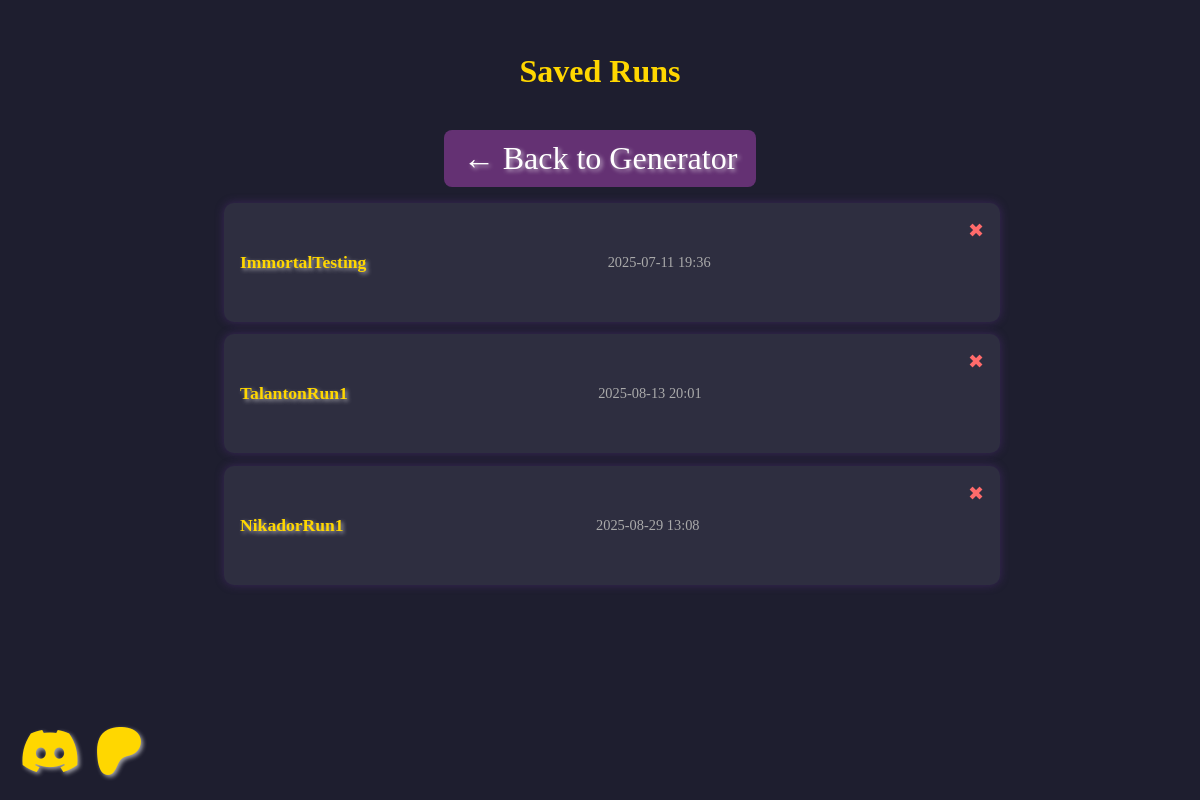
/runs, run on an earlier commit of the app's database.
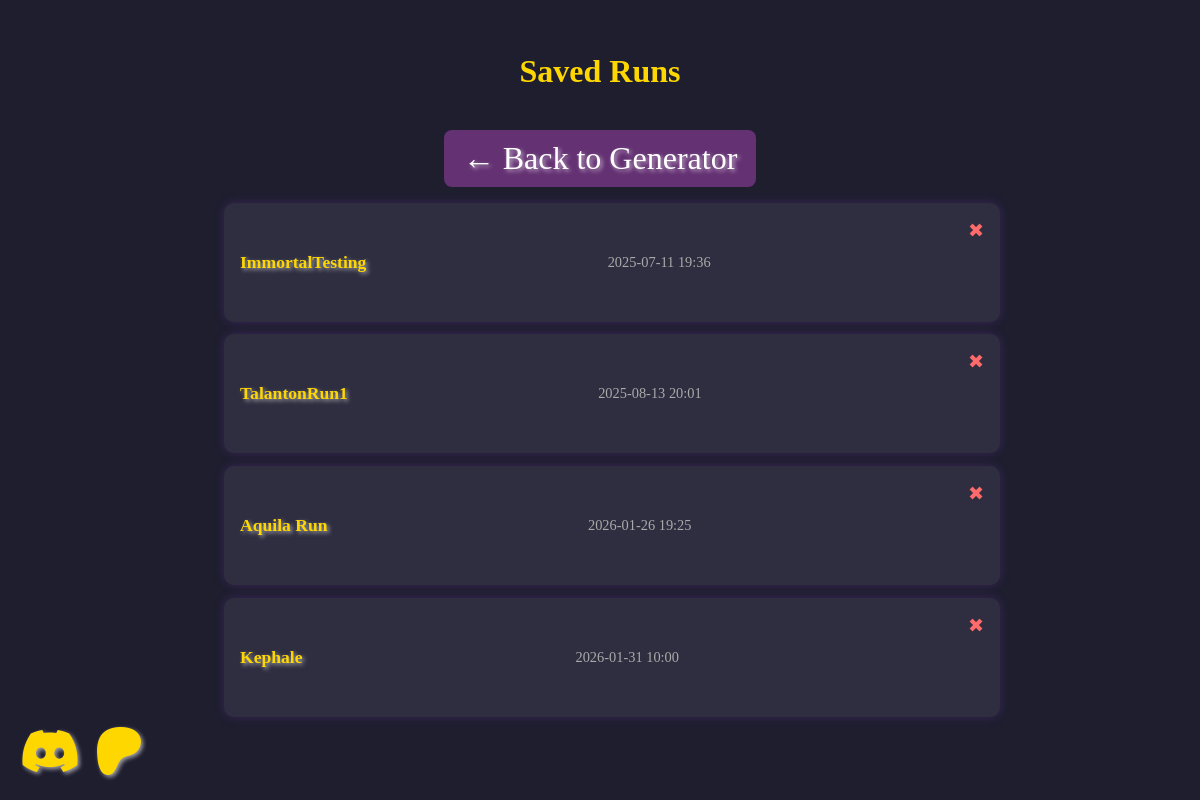
And on a later commit of the database.
### models.py (models this page shows, shortened)
class Run(db.Model):
    id = db.Column(db.Integer, primary_key=True)
    title_run = db.Column(db.String(100), unique=True, nullable=False)  # Name should be more descriptive
    created_at = db.Column(db.DateTime, default=func.now(), nullable=False)  # Use func.now() for timestamp
    data = db.Column(db.Text, nullable=False)  # Stores the run as JSON

### app.py (the view)
@app.route("/runs")
def list_runs():
    runs = Run.query.all()
    return render_template("runs.html", runs=runs)

### templates/runs.html (shortened to what this page needs)
<!DOCTYPE html>
<html lang="en">
<head>
    <link rel="stylesheet" href="{{ url_for('static', filename='style.css') }}">
    <link rel="stylesheet" href="https://cdnjs.cloudflare.com/ajax/libs/font-awesome/6.5.0/css/all.min.css">
</head>
<body>
    <h1>Saved Runs</h1>
    <a href="{{ url_for('home') }}" class="back-button">← Back to Generator</a>
    <ul class="run-list">
        {% for run in runs %}
        <li>
            <a href="{{ url_for('view_run', run_id=run.id) }}">{{ run.title_run }}</a>
            <span class="timestamp">{{ run.created_at.strftime('%Y-%m-%d %H:%M') }}</span>
            <form action="{{ url_for('delete_run', run_id=run.id) }}" method="POST" class="delete-form"
                onsubmit="return confirm('Are you sure you want to delete this Run?');">
                <button type="submit" class="delete-button" title="Delete Run">✖</button>
            </form>
        </li>
        {% else %}
        <li class="empty">No runs saved yet.</li>
        {% endfor %}
    </ul>
    <div class="social-icons">
        <a href="https://discord.gg/CmNqX7Mrtp" target="_blank" rel="noopener noreferrer">
            <i class="fa-brands fa-discord"></i>
        </a>
        <a href="https://www.patreon.com/c/TheMortalTrials" target="_blank" rel="noopener noreferrer">
            <i class="fa-brands fa-patreon"></i>
        </a>
    </div>
</body>
</html>

### static/style.css (style rules this page uses)
body { background: #1e1e2f; color: #f4f4f4; font-family: 'Georgia', serif; padding: 2rem; max-width: 800px; margin: auto; text-align: center; }
a { color: #ffd700; text-decoration: none; font-size: 2rem; text-shadow: 2px 2px 4px rgba(255, 255, 255, 0.6); transition: color 0.3s ease, text-shadow 0.3s ease; }
.social-icons { position: fixed; bottom: 20px; left: 20px; display: flex; gap: 15px; z-index: 1000; }
.social-icons a { font-size: 3rem; }
button { background: #643173; border: none; color: #fff; padding: 0.7rem 1.2rem; font-size: 1.1rem; border-radius: 8px; cursor: pointer; margin-bottom: 2rem; }
form { margin-bottom: 2rem; }
ul { list-style: square; margin-left: 1.5rem; }
h1 { font-size: 2rem; margin-bottom: 1.5rem; color: #ffd700; }
.run-list { padding: 0; list-style: none; margin-bottom: 2rem; }
.run-list li { background: #2e2e40; margin: 0.8rem 0; padding: 1rem; border-radius: 10px; box-shadow: 0 0 10px rgba(100, 50, 150, 0.4); display: flex; justify-content: space-between; align-items: center; transition: transform 0.2s; }
.run-list a { color: #ffd700; text-decoration: none; font-weight: bold; font-size: 1.1rem; }
.run-list .timestamp { color: #aaa; font-size: 0.9rem; }
.back-button { display: inline-block; margin-top: 1rem; text-decoration: none; color: #fff; background: #643173; padding: 0.6rem 1.2rem; border-radius: 8px; transition: background 0.3s ease; }
.delete-form { display: inline; margin-left: 1rem; }
.delete-button { background: transparent; border: none; color: #ff6b6b; font-size: 1.2rem; cursor: pointer; padding: 0; transition: color 0.2s ease; }

What changed in the data, as far as the page shows it:
removed Run: title_run "NikadorRun1", created_at "2025-08-29 13:08"
added Run: title_run "Aquila Run", created_at "2026-01-26 19:25"
added Run: title_run "Kephale", created_at "2026-01-31 10:00"
